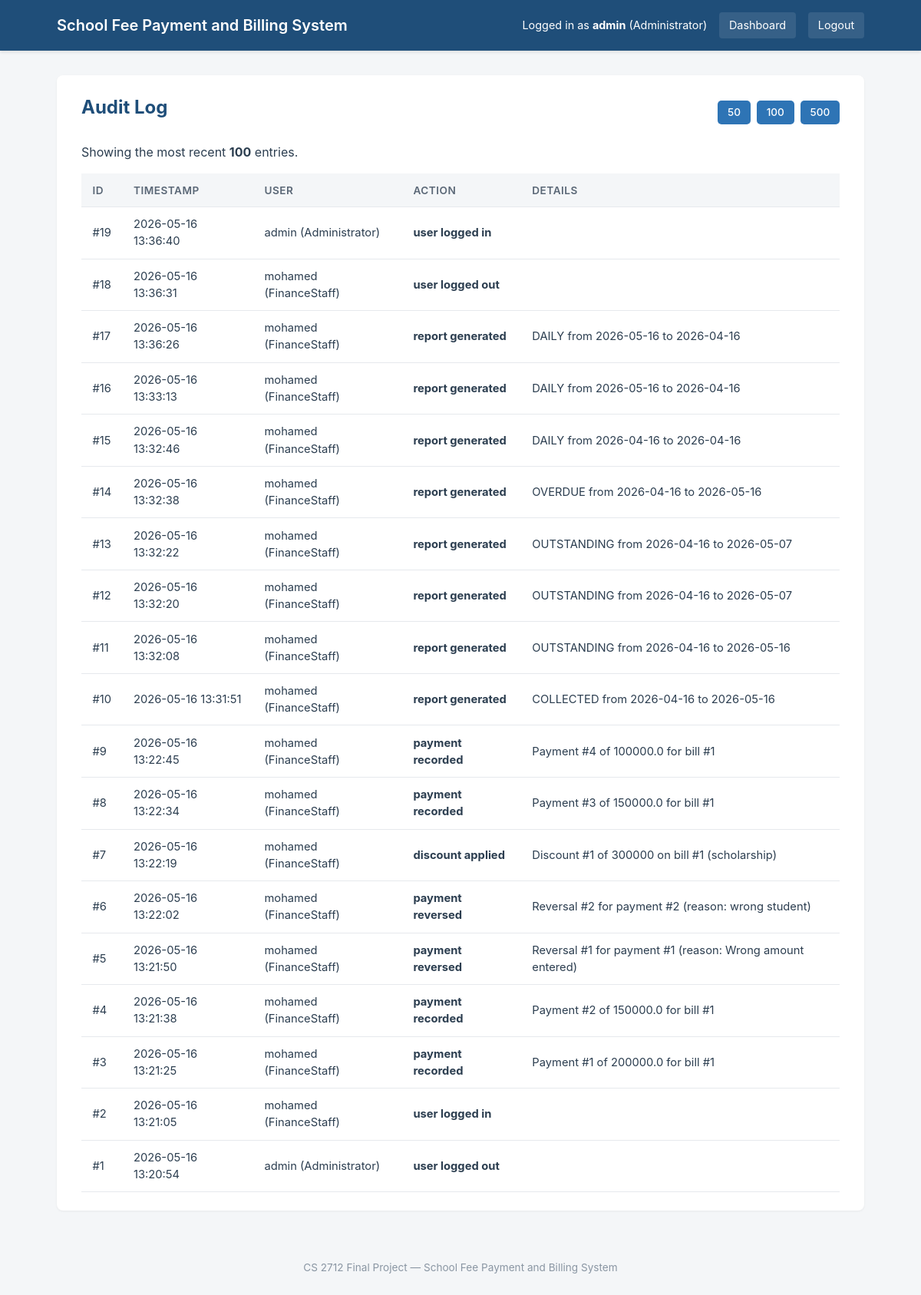
Page /audit-log (signed in) on the committed database.
### tables this page shows
CREATE TABLE user (
    user_id        INTEGER PRIMARY KEY AUTOINCREMENT,
    username       TEXT NOT NULL UNIQUE,
    password_hash  TEXT NOT NULL,
    role_id        INTEGER NOT NULL,
    is_active      INTEGER NOT NULL DEFAULT 1,
    FOREIGN KEY (role_id) REFERENCES role(role_id)
);

CREATE TABLE role (
    role_id      INTEGER PRIMARY KEY AUTOINCREMENT,
    name         TEXT NOT NULL UNIQUE,
    permissions  TEXT NOT NULL
);

CREATE TABLE audit_log (
    log_id     INTEGER PRIMARY KEY AUTOINCREMENT,
    user_id    INTEGER NOT NULL,
    action     TEXT NOT NULL,
    timestamp  TEXT NOT NULL,
    details    TEXT,
    FOREIGN KEY (user_id) REFERENCES user(user_id)
);

### controllers/audit_controller.py (the view)
@audit_bp.route("/audit-log")
@role_required("Administrator")
def view_log():
    try:
        limit = int(request.args.get("limit", "100"))
    except ValueError:
        limit = 100
    if limit < 10:
        limit = 10
    if limit > 500:
        limit = 500
    entries = audit_repo.find_recent(limit=limit)
    return render_template("audit_log.html", entries=entries, limit=limit)

### controllers/helpers.py (called while the page is built)
def get_current_user():
    user_id = session.get("user_id")
    if user_id is None:
        return None
    return user_repository.find_by_id(user_id)

def role_required(*allowed_roles):
    def decorator(view_function):
        @wraps(view_function)
        def wrapper(*args, **kwargs):
            user = get_current_user()
            if user is None:
                flash("Please log in first.", "error")
                return redirect(url_for("auth.login"))
            if user.role.name not in allowed_roles:
                flash("You don't have permission to access this page.", "error")
                return redirect(url_for("auth.dashboard"))
            return view_function(*args, **kwargs)
        return wrapper
    return decorator

### repositories/audit_log_repository.py (called while the page is built)
    def find_recent(self, limit=50):
        connection = get_connection()
        cursor = connection.cursor()
        cursor.execute(
            "SELECT * FROM audit_log ORDER BY timestamp DESC LIMIT ?",
            (limit,)
        )
        rows = cursor.fetchall()
        connection.close()
        return [self._row_to_log(row) for row in rows]

    def _row_to_log(self, row):
        user = self.user_repository.find_by_id(row["user_id"])
        return AuditLog(
            log_id=row["log_id"],
            user=user,
            action=row["action"],
            details=row["details"],
            timestamp=row["timestamp"],
        )

### repositories/database.py (called while the page is built)
def get_connection():
    connection = sqlite3.connect(DB_FILE)
    connection.execute("PRAGMA foreign_keys = ON")
    connection.row_factory = sqlite3.Row
    return connection

### repositories/role_repository.py (called while the page is built)
    def find_by_id(self, role_id):
        connection = get_connection()
        cursor = connection.cursor()
        cursor.execute(
            "SELECT * FROM role WHERE role_id = ?",
            (role_id,)
        )
        row = cursor.fetchone()
        connection.close()
        if row is None:
            return None
        return self._row_to_role(row)

    def _row_to_role(self, row):
        permissions_list = row["permissions"].split(",") if row["permissions"] else []
        return Role(
            role_id=row["role_id"],
            name=row["name"],
            permissions=permissions_list,
        )

### templates/audit_log.html (shortened to what this page needs)
{% extends "base.html" %}
{% block content %}
<div class="card">
    <div class="card-header">
        <h2>Audit Log</h2>
        <div class="card-actions">
            <a class="btn btn-small" href="{{ url_for('audit.view_log', limit=50) }}">50</a>
            <a class="btn btn-small" href="{{ url_for('audit.view_log', limit=100) }}">100</a>
            <a class="btn btn-small" href="{{ url_for('audit.view_log', limit=500) }}">500</a>
        </div>
    </div>
    <p>Showing the most recent <strong>{{ limit }}</strong> entries.</p>
    {% if entries %}
        <table class="data-table">
            <thead>
                <tr>
                    <th>ID</th>
                    <th>Timestamp</th>
                    <th>User</th>
                    <th>Action</th>
                    <th>Details</th>
                </tr>
            </thead>
            <tbody>
                {% for entry in entries %}
                    <tr>
                        <td>#{{ entry.log_id }}</td>
                        <td>{{ entry.timestamp[:19].replace('T', ' ') }}</td>
                        <td>{{ entry.user.username }} ({{ entry.user.role.name }})</td>
                        <td><strong>{{ entry.action }}</strong></td>
                        <td>{{ entry.details or '' }}</td>
                    </tr>
                {% endfor %}
            </tbody>
        </table>
    {% else %}
        <p class="empty">No audit log entries yet.</p>
    {% endif %}
</div>
{% endblock %}

### templates/base.html (shortened to what this page needs)
<!DOCTYPE html>
<html lang="en">
<head>
    <link rel="stylesheet" href="{{ url_for('static', filename='css/style.css') }}">
</head>
<body>
<header>
    <div class="header-inner">
        <h1>School Fee Payment and Billing System</h1>
        {% if session.get('user_id') %}
            <nav>
                <span>Logged in as <strong>{{ session.get('username') }}</strong> ({{ session.get('role_name') }})</span>
                <a href="{{ url_for('auth.dashboard') }}">Dashboard</a>
                <a href="{{ url_for('auth.logout') }}">Logout</a>
            </nav>
        {% endif %}
    </div>
</header>
<main>
    {% block content %}{% endblock %}
</main>
<footer>
    <p>CS 2712 Final Project &mdash; School Fee Payment and Billing System</p>
</footer>
</body>
</html>

### static/css/style.css (style rules this page uses)
* { box-sizing: border-box; margin: 0; padding: 0; }
body { font-family: -apple-system, BlinkMacSystemFont, "Segoe UI", Arial, sans-serif; background: #f4f6f8; color: #2c3e50; line-height: 1.5; }
header { background: #1f4e79; color: white; padding: 1rem 0; box-shadow: 0 2px 4px rgba(0,0,0,0.1); }
.header-inner { max-width: 1100px; margin: 0 auto; padding: 0 1.5rem; display: flex; justify-content: space-between; align-items: center; flex-wrap: wrap; gap: 1rem; }
header h1 { font-size: 1.25rem; font-weight: 600; }
header nav { display: flex; align-items: center; gap: 1rem; font-size: 0.9rem; }
header nav a { color: white; text-decoration: none; padding: 0.4rem 0.8rem; background: rgba(255,255,255,0.1); border-radius: 4px; }
main { max-width: 1100px; margin: 2rem auto; padding: 0 1.5rem; }
.card { background: white; border-radius: 8px; padding: 1.5rem 2rem; margin-bottom: 1.5rem; box-shadow: 0 1px 3px rgba(0,0,0,0.06); }
.card h2 { color: #1f4e79; margin-bottom: 0.75rem; }
.btn { display: inline-block; padding: 0.6rem 1.2rem; background: #2e74b5; color: white; text-decoration: none; border: none; border-radius: 5px; cursor: pointer; font-size: 0.95rem; font-weight: 500; }
footer { text-align: center; padding: 2rem 1rem; color: #8a96a3; font-size: 0.85rem; }
.data-table { width: 100%; border-collapse: collapse; margin-top: 1rem; }
.data-table thead { background: #f4f6f8; }
.data-table th, .data-table td { padding: 0.7rem 0.9rem; text-align: left; border-bottom: 1px solid #e6e9ed; font-size: 0.92rem; }
.data-table th { font-weight: 600; color: #5a6776; font-size: 0.85rem; text-transform: uppercase; letter-spacing: 0.5px; }
.card-header { display: flex; justify-content: space-between; align-items: center; flex-wrap: wrap; gap: 1rem; margin-bottom: 1rem; }
.card-actions { display: flex; gap: 0.5rem; }
.btn-small { padding: 0.35rem 0.8rem; font-size: 0.85rem; }

### rows in the picture
user: get "admin"
role: get "Administrator"
audit_log: log_id "19", timestamp "2026-05-16 13:36:40", user.username "admin", user.role.name "Administrator", action "user logged in"
audit_log: log_id "18", timestamp "2026-05-16 13:36:31", user.username "mohamed", user.role.name "FinanceStaff", action "user logged out"
audit_log: log_id "17", timestamp "2026-05-16 13:36:26", user.username "mohamed", user.role.name "FinanceStaff", action "report generated", details "DAILY from 2026-05-16 to 2026-04-16"
audit_log: log_id "16", timestamp "2026-05-16 13:33:13", user.username "mohamed", user.role.name "FinanceStaff", action "report generated", details "DAILY from 2026-05-16 to 2026-04-16"
audit_log: log_id "15", timestamp "2026-05-16 13:32:46", user.username "mohamed", user.role.name "FinanceStaff", action "report generated", details "DAILY from 2026-04-16 to 2026-04-16"
audit_log: log_id "14", timestamp "2026-05-16 13:32:38", user.username "mohamed", user.role.name "FinanceStaff", action "report generated", details "OVERDUE from 2026-04-16 to 2026-05-16"
audit_log: log_id "13", timestamp "2026-05-16 13:32:22", user.username "mohamed", user.role.name "FinanceStaff", action "report generated", details "OUTSTANDING from 2026-04-16 to 2026-05-07"
audit_log: log_id "12", timestamp "2026-05-16 13:32:20", user.username "mohamed", user.role.name "FinanceStaff", action "report generated", details "OUTSTANDING from 2026-04-16 to 2026-05-07"
audit_log: log_id "11", timestamp "2026-05-16 13:32:08", user.username "mohamed", user.role.name "FinanceStaff", action "report generated", details "OUTSTANDING from 2026-04-16 to 2026-05-16"
audit_log: log_id "10", timestamp "2026-05-16 13:31:51", user.username "mohamed", user.role.name "FinanceStaff", action "report generated", details "COLLECTED from 2026-04-16 to 2026-05-16"
audit_log: log_id "9", timestamp "2026-05-16 13:22:45", user.username "mohamed", user.role.name "FinanceStaff", action "payment recorded", details "Payment #4 of 100000.0 for bill #1"
audit_log: log_id "8", timestamp "2026-05-16 13:22:34", user.username "mohamed", user.role.name "FinanceStaff", action "payment recorded", details "Payment #3 of 150000.0 for bill #1"
audit_log: log_id "7", timestamp "2026-05-16 13:22:19", user.username "mohamed", user.role.name "FinanceStaff", action "discount applied", details "Discount #1 of 300000 on bill #1 (scholarship)"
audit_log: log_id "6", timestamp "2026-05-16 13:22:02", user.username "mohamed", user.role.name "FinanceStaff", action "payment reversed", details "Reversal #2 for payment #2 (reason: wrong student)"
audit_log: log_id "5", timestamp "2026-05-16 13:21:50", user.username "mohamed", user.role.name "FinanceStaff", action "payment reversed", details "Reversal #1 for payment #1 (reason: Wrong amount entered)"
audit_log: log_id "4", timestamp "2026-05-16 13:21:38", user.username "mohamed", user.role.name "FinanceStaff", action "payment recorded", details "Payment #2 of 150000.0 for bill #1"
audit_log: log_id "3", timestamp "2026-05-16 13:21:25", user.username "mohamed", user.role.name "FinanceStaff", action "payment recorded", details "Payment #1 of 200000.0 for bill #1"
audit_log: log_id "2", timestamp "2026-05-16 13:21:05", user.username "mohamed", user.role.name "FinanceStaff", action "user logged in"
audit_log: log_id "1", timestamp "2026-05-16 13:20:54", user.username "admin", user.role.name "Administrator", action "user logged out"

### other values in the picture
{{ limit }} "100"
